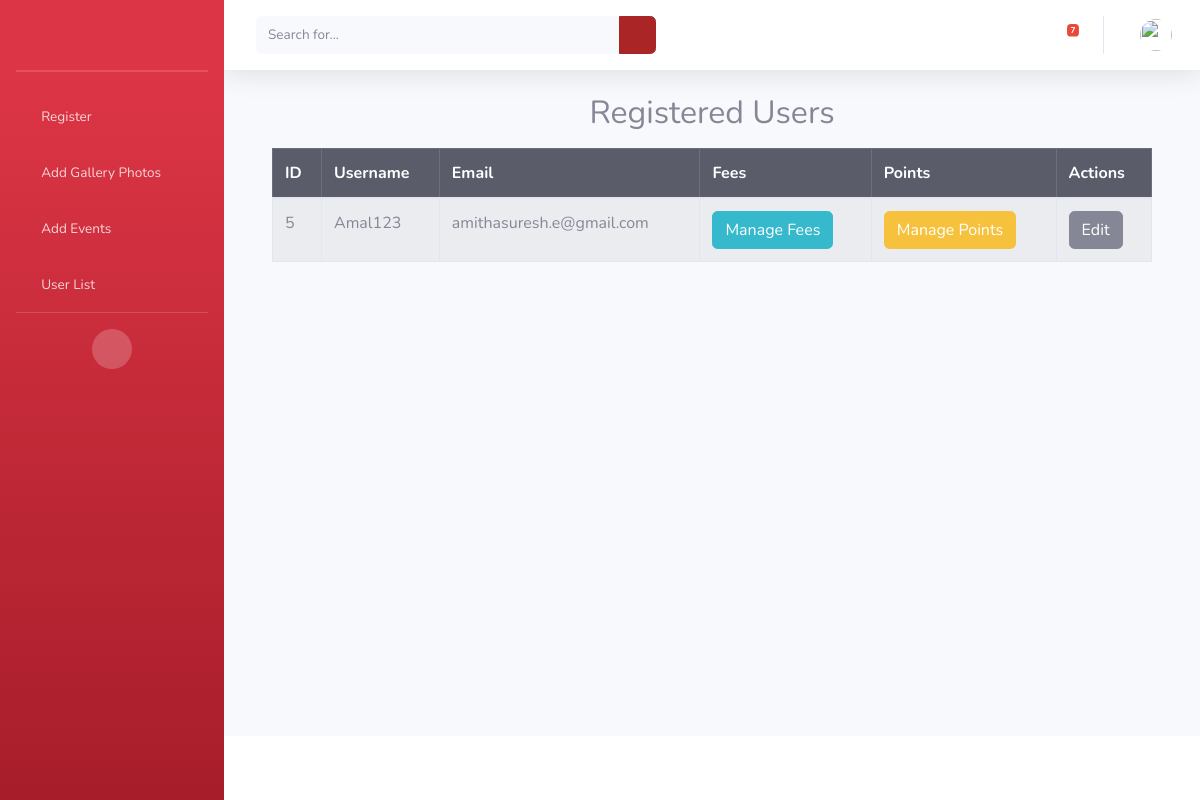
Page /users/ (signed in) on the earlier database version.
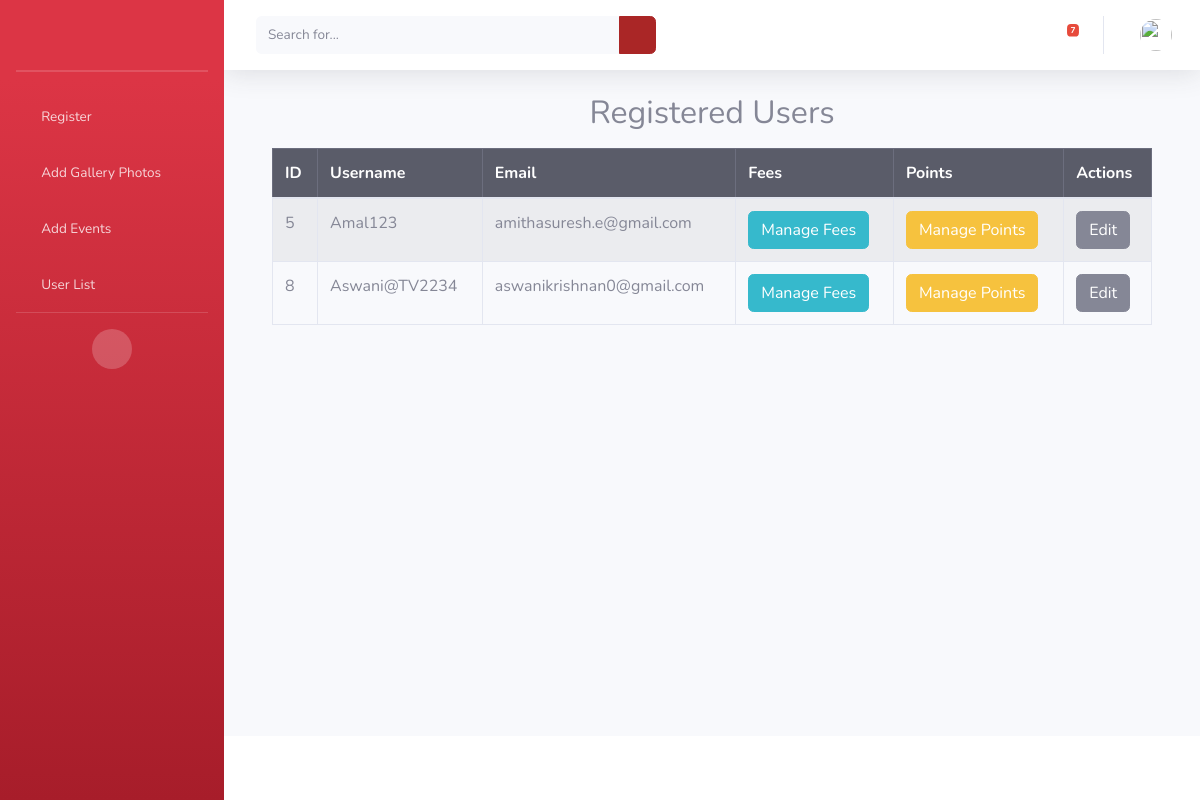
Same page on the later database version.
### triloka/models.py (models this page shows)
class UserProfile(models.Model):
    GENDER_CHOICES = [
        ('Male', 'Male'),
        ('Female', 'Female'),
        ('Other', 'Other'),
    ]
    user = models.OneToOneField(User, on_delete=models.CASCADE)
    registration_number = models.CharField(max_length=10, unique=True)
    dob = models.DateField()
    gaurdian_name = models.TextField()
    relation = models.TextField()
    idproof = models.TextField()
    phone_number = models.CharField(max_length=15, unique=True)
    address = models.TextField()
    gender = models.CharField(max_length=10, choices=GENDER_CHOICES)
    age = models.IntegerField()
    photo = cloudinary.models.CloudinaryField('photo')  # Store profile photo
    blood_group = models.CharField(max_length=5)
    name = models.TextField()
    def __str__(self):
        return self.user.username

### triloka/views.py (the view)
# urls.py: path('users/', user_list, name='user_list'),
@login_required
def user_list(request):
    users = UserProfile.objects.select_related('user').all()  # Fetch all users sorted by username
    print(users)
    return render(request, "user_list.html", {"users": users})

### triloka/templates/user_list.html
{% extends 'admin_dashboard.html' %}
{% block content %}
<div class="container mt-4">
    <h2 class="text-center">Registered Users</h2>
    <table class="table table-bordered table-striped mt-3">
        <thead class="table-dark">
            <tr>
                <th>ID</th>
                <th>Username</th>
                <th>Email</th>
                <th>Fees</th>
                <th>Points</th>
                <th>Actions</th>
            </tr>
        </thead>
        <tbody>
            {% for user in users %}
            <tr>
                <td>{{ user.user.id }}</td>
                <td>{{ user.user.username }}</td>
                <td>{{ user.user.email }}</td>
                <td>
                    <a href="{% url 'user_fees' user.user.id %}" class="btn btn-info">Manage Fees</a>
                </td>
                <td>
                    <a href="{% url 'user_points' user.user.id %}" class="btn btn-warning">Manage Points</a>
                </td>
                <td>
                    <a href="#" class="btn btn-secondary">Edit</a>
                </td>
            </tr>
            {% empty %}
            <tr>
                <td colspan="6" class="text-center">No users found.</td>
            </tr>
            {% endfor %}
        </tbody>
    </table>
</div>
{% endblock %}

Differences in the rows shown:
added UserProfile: user.id "8", user.username "Aswani@TV2234", user.email "aswanikrishnan0@gmail.com"
